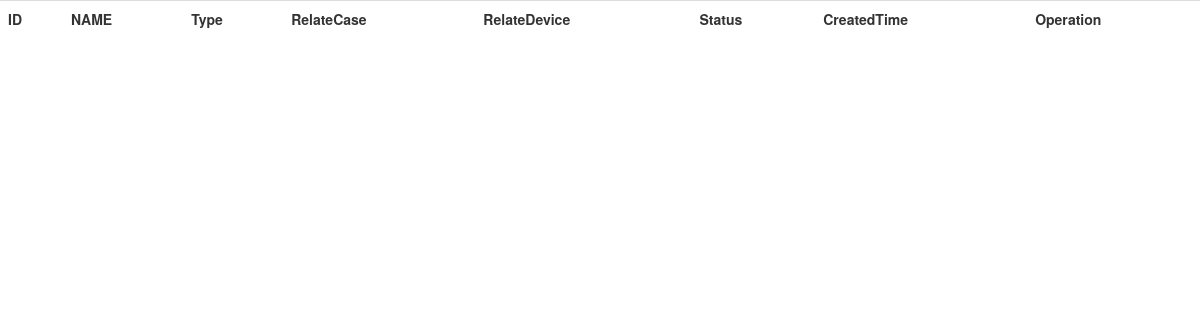
/jobs, run on an earlier commit of the app's database.
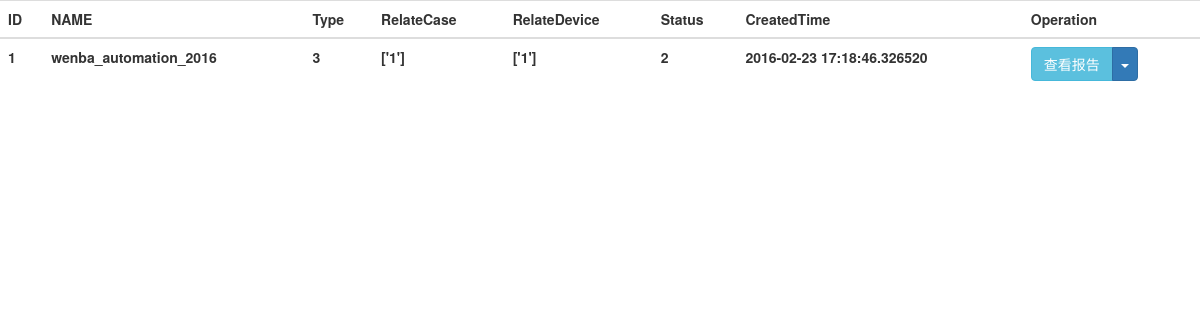
And on a later commit of the database.
### app/models.py (models this page shows, shortened)
class Testjob(db.Model):
	id = db.Column(db.Integer,primary_key=True)
	jobName = db.Column(db.String(64))
	jobType = db.Column(db.Integer)   # 0:兼容性  1:稳定性  2:功能性
	relateCases = db.Column(db.PickleType)
	relateDevices = db.Column(db.PickleType)
	testapk = db.Column(db.String(512))
	appPackage = db.Column(db.String(64))
	appActivity = db.Column(db.String(64))
	result = db.Column(db.Integer,default=0)
	reportID = db.Column(db.Integer,default=0)
	status = db.Column(db.Integer,default=0)
	createdtime = db.Column(db.DateTime,default=datetime.now)

### app/main/jobView.py (the view)
@main.route("/jobs")
def jobs():
	jobs = Testjob.query.all()
	return render_template("jobs.html",jobs=jobs[::-1])

### app/templates/jobs.html (shortened to what this page needs)
<!DOCTYPE html>
<html>
<head lang="en">
	<link rel="stylesheet" href="/static/bootstrap/css/bootstrap.min.css">
</head>
<body>
<table class="table">
	<thread>
		<tr>
			<th>ID</th>
			<th>NAME</th>
			<th>Type</th>
			<th>RelateCase</th>
			<th>RelateDevice</th>
			<th>Status</th>
			<th>CreatedTime</th>
			<th>Operation</th>
		</tr>
	</thread>
	<tbody>
	{% for job in jobs %}
		<tr>
			<th>{{ job.id }}</th>
			<th>{{ job.jobName }}</th>
			<th>{{ job.jobType }}</th>
			<th>{{ job.relateCases }}</th>
			<th>{{ job.relateDevices }}</th>
			<th>{{ job.status }}</th>
			<th>{{ job.createdtime }}</th>
			<th>
				<div class="btn-group">
					{% if job.status != 2 %}
						<button type="button" id="{{ job.id }}" class="btn btn-primary runbtn">运行</button>
						<a id="viewreport_{{ job.id }}" name="{{ job.id }}" class="btn btn-info viewreport" style="display:none">查看报告</a>
					{% else %}
						<a id="viewreport_{{ job.id }}" name="{{ job.id }}" class="btn btn-info viewreport">查看报告</a>
					{% endif %}
					<button type="button" class="btn btn-primary dropdown-toggle" data-toggle="dropdown" aria-haspopup="true" aria-expanded="false">
						<span class="caret"></span>
					</button>
				</div>
			</th>
		</tr>
	{% endfor %}
	</tbody>
</table>
</body>
</html>

What changed in the data, as far as the page shows it:
added Testjob: id "1", jobName "wenba_automation_2016", jobType "3", relateCases "['1']", relateDevices "['1']", status "2", createdtime "2016-02-23 17:18:46.326520"
